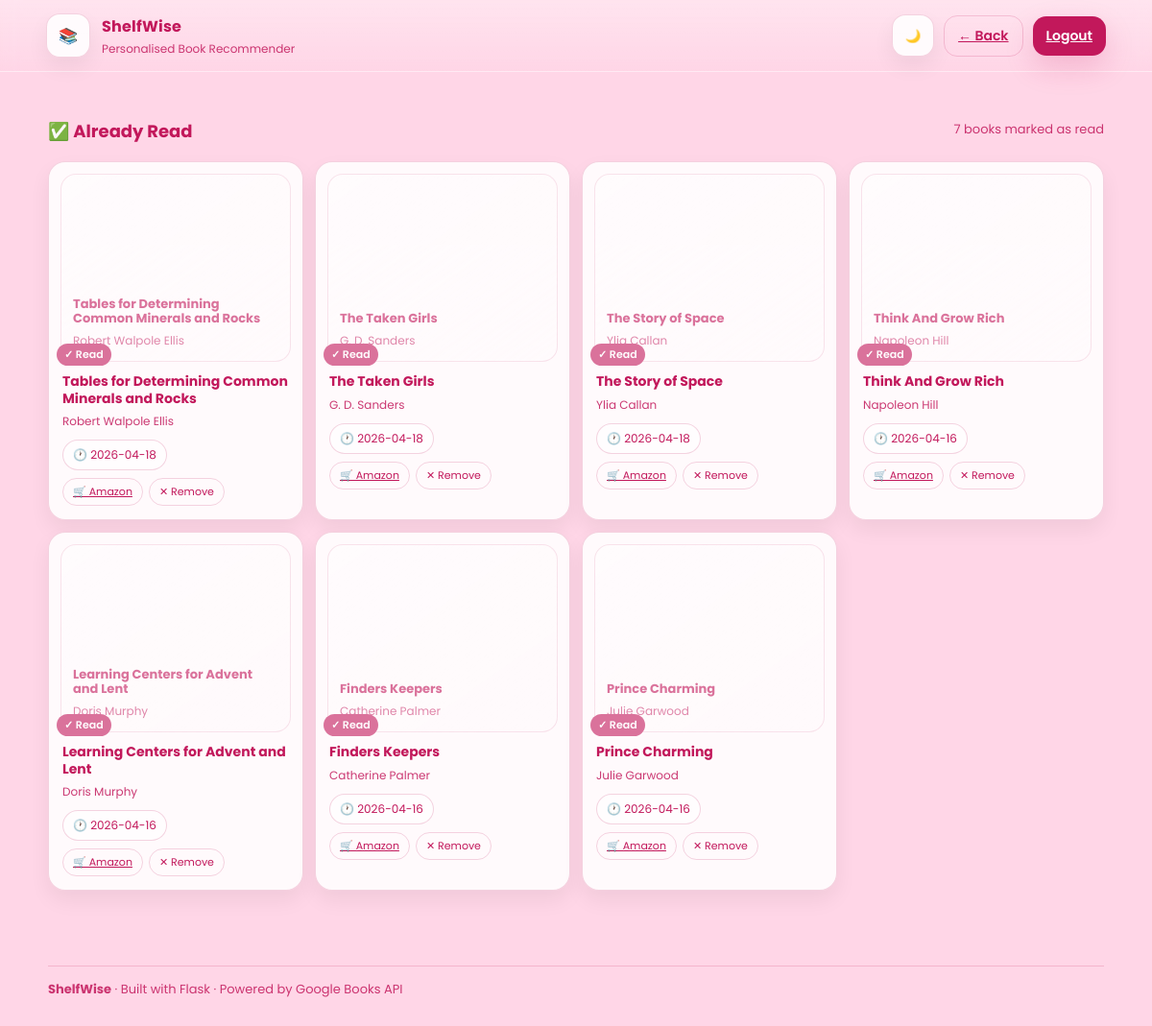
/already_read (signed in), run on the app's committed database.
### tables this page shows
CREATE TABLE user_already_read (
            id INTEGER PRIMARY KEY AUTOINCREMENT,
            user_id INTEGER NOT NULL,
            isbn TEXT NOT NULL,
            book_title TEXT NOT NULL,
            book_author TEXT NOT NULL,
            marked_at TEXT NOT NULL,
            UNIQUE(user_id, isbn)
        );

### app.py (the view)
@app.route("/already_read")
@login_required
def already_read():
    user_id = session["user_id"]
    conn = get_db()
    books = conn.execute(
        "SELECT isbn, book_title, book_author, marked_at FROM user_already_read WHERE user_id=? ORDER BY marked_at DESC",
        (user_id,)
    ).fetchall()
    conn.close()
    book_list = []
    for row in books:
        buy_link = "https://www.amazon.co.uk/s?k=" + requests.utils.quote(f"{row['book_title']} {row['book_author']}")
        book_list.append({
            "isbn": row["isbn"],
            "title": row["book_title"],
            "author": row["book_author"],
            "marked_at": row["marked_at"][:10],
            "buy_link": buy_link,
        })
    return render_template("already_read.html",
        user_name=session.get("user_name", "there"),
        user_email=session.get("user_email", ""),
        books=book_list)

### app.py (called while the page is built)
def get_db():
    conn = sqlite3.connect(DB_PATH)
    conn.row_factory = sqlite3.Row
    return conn

@app.before_request
def setup():
    init_db()

def login_required(f):
    @wraps(f)
    def wrapper(*args, **kwargs):
        if "user_id" not in session:
            flash("Please log in first.", "error")
            return redirect(url_for("login"))
        return f(*args, **kwargs)
    return wrapper

### templates/already_read.html (shortened to what this page needs)
<!doctype html>
<html lang="en" data-theme="pink">
<head>
<link rel="stylesheet" href="{{ url_for('static', filename='style.css') }}">
</head>
<body class="app-page">
<header class="topbar">
  <div class="brand">
    <div class="brand-mark">📚</div>
    <div class="brand-text">
      <div class="brand-title">ShelfWise</div>
      <div class="brand-subtitle">Personalised Book Recommender</div>
    </div>
  </div>
  <div class="topbar-actions">
    <button class="icon-btn" id="themeToggle" aria-label="Toggle theme"><span class="icon">🌙</span></button>
    <a class="btn btn-ghost btn-small" href="{{ url_for('dashboard') }}">← Back</a>
    <a class="btn btn-small" href="{{ url_for('logout') }}">Logout</a>
  </div>
</header>
<main class="container">
  <section class="results">
    <div class="results-head">
      <h2 class="section-title">✅ Already Read</h2>
      <span class="muted">{{ books|length }} book{% if books|length != 1 %}s{% endif %} marked as read</span>
    </div>
    {% if books %}
    <div class="book-grid">
      {% for b in books %}
      <article class="book-card already-read">
        <div class="cover-wrap">
          <div class="cover">
            <div class="cover-title">{{ b.title }}</div>
            <div class="cover-author">{{ b.author }}</div>
          </div>
          <div class="read-badge">✓ Read</div>
        </div>
        <div class="book-meta">
          <h3 class="book-title">{{ b.title }}</h3>
          <p class="book-author">{{ b.author }}</p>
          <div class="book-stats">
            <span class="stat muted">🕐 {{ b.marked_at }}</span>
          </div>
          <div class="card-actions">
            <a class="card-btn buy-btn" href="{{ b.buy_link }}" target="_blank" rel="noopener">🛒 Amazon</a>
            <button class="card-btn remove-read-btn" type="button"
                    data-isbn="{{ b.isbn }}"
                    data-title="{{ b.title }}"
                    data-author="{{ b.author }}">✕ Remove</button>
          </div>
        </div>
      </article>
      {% endfor %}
    </div>
    {% endif %}
  </section>
</main>
<footer class="footer">
  <div class="footer-inner">
    <div class="footer-left"><b>ShelfWise</b> · Built with Flask · Powered by Google Books API</div>
  </div>
</footer>
</body>
</html>

### static/style.css (style rules this page uses)
:root { --bg: #FFD6E7; --text: #C2185B; --text-soft: rgba(194,24,91,0.85); --card: rgba(255,255,255,0.88); --border: rgba(194,24,91,0.18); --btn: #C2185B; --btn-dark: #A3154C; --shadow: 0 12px 30px rgba(194,24,91,0.18); --shadow-soft: 0 10px 22px rgba(0,0,0,0.06); }
.app-page { margin: 0; min-height: 100vh; background: var(--bg); color: var(--text); font-family: "Poppins", system-ui, sans-serif; }
.container { width: min(1100px,92vw); margin: 0 auto; padding: 18px 0 38px; }
.muted { color: var(--text-soft); font-size: 13px; }
.topbar { position: sticky; top: 0; z-index: 10; background: linear-gradient(to bottom, rgba(255,255,255,0.35), rgba(255,255,255,0)); backdrop-filter: blur(10px); border-bottom: 1px solid rgba(255,255,255,0.25); padding: 14px 4vw; display: flex; align-items: center; justify-content: space-between; gap: 14px; }
.brand { display: flex; align-items: center; gap: 12px; }
.brand-mark { width: 44px; height: 44px; display: grid; place-items: center; border-radius: 14px; background: var(--card); border: 1px solid var(--border); box-shadow: var(--shadow-soft); }
.brand-title { font-weight: 700; letter-spacing: 0.2px; }
.brand-subtitle { font-size: 12px; color: var(--text-soft); margin-top: 2px; }
.topbar-actions { display: flex; align-items: center; gap: 10px; flex-wrap: wrap; }
.btn { border: none; border-radius: 14px; background: var(--btn); color: #fff; font-weight: 600; cursor: pointer; padding: 12px 16px; box-shadow: var(--shadow); transition: transform 150ms, background 150ms; }
.btn-small { padding: 10px 14px; font-size: 14px; }
.btn-ghost { background: transparent; color: var(--text); border: 1px solid var(--border); box-shadow: none; }
.icon-btn { width: 44px; height: 44px; border-radius: 14px; border: 1px solid var(--border); background: var(--card); box-shadow: var(--shadow-soft); cursor: pointer; transition: transform 150ms; }
.section-title { margin: 14px 0 10px; font-size: 18px; }
.results { margin-top: 16px; }
.results-head { display: flex; align-items: center; justify-content: space-between; gap: 12px; margin-bottom: 8px; }
.book-grid { display: grid; grid-template-columns: repeat(4,minmax(0,1fr)); gap: 12px; }
.book-card { border-radius: 18px; border: 1px solid var(--border); background: var(--card); box-shadow: var(--shadow-soft); overflow: hidden; transition: transform 150ms; }
.cover-wrap { position: relative; padding: 12px; }
.cover { height: 170px; border-radius: 16px; border: 1px solid var(--border); background: linear-gradient(145deg, rgba(255,255,255,0.60), rgba(255,255,255,0.15)); padding: 12px; display: flex; flex-direction: column; justify-content: flex-end; transition: transform 200ms; }
.cover-title { font-weight: 700; font-size: 13px; line-height: 1.2; }
.cover-author { margin-top: 6px; font-size: 12px; color: var(--text-soft); }
.book-meta { padding: 0 14px 14px; }
.book-title { margin: 0; font-size: 14px; line-height: 1.25; }
.book-author { margin: 6px 0 10px; font-size: 12px; color: var(--text-soft); }
.book-stats { display: flex; gap: 8px; flex-wrap: wrap; }
.stat { font-size: 12px; color: var(--text); border: 1px solid var(--border); background: rgba(255,255,255,0.55); padding: 6px 10px; border-radius: 999px; }
.card-actions { display: flex; flex-wrap: wrap; gap: 6px; margin-top: 8px; }
.card-btn { font-size: 11px; padding: 5px 10px; border-radius: 20px; border: 1px solid var(--border); background: transparent; color: var(--text); cursor: pointer; font-family: inherit; transition: background 150ms, color 150ms; white-space: nowrap; }
.book-card.already-read .cover-wrap { opacity: 0.6; }
.read-badge { position: absolute; bottom: 8px; left: 8px; background: var(--btn); color: #fff; font-size: 11px; font-weight: 600; padding: 3px 8px; border-radius: 20px; }
.footer { margin-top: 22px; padding: 18px 4vw 28px; }
.footer-inner { width: min(1100px,92vw); margin: 0 auto; border-top: 1px solid var(--border); padding-top: 14px; display: flex; justify-content: space-between; align-items: center; gap: 12px; flex-wrap: wrap; color: var(--text-soft); font-size: 13px; }

### data on the page
user_already_read: title "Tables for Determining Common Minerals and Rocks", author "Robert Walpole Ellis", marked_at "2026-04-18"
user_already_read: title "The Taken Girls", author "G. D. Sanders", marked_at "2026-04-18"
user_already_read: title "The Story of Space", author "Ylia Callan", marked_at "2026-04-18"
user_already_read: title "Think And Grow Rich", author "Napoleon Hill", marked_at "2026-04-16"
user_already_read: title "Learning Centers for Advent and Lent", author "Doris Murphy", marked_at "2026-04-16"
user_already_read: title "Finders Keepers", author "Catherine Palmer", marked_at "2026-04-16"
user_already_read: title "Prince Charming", author "Julie Garwood", marked_at "2026-04-16"

### other printed values
{{ books|length }} "7"
